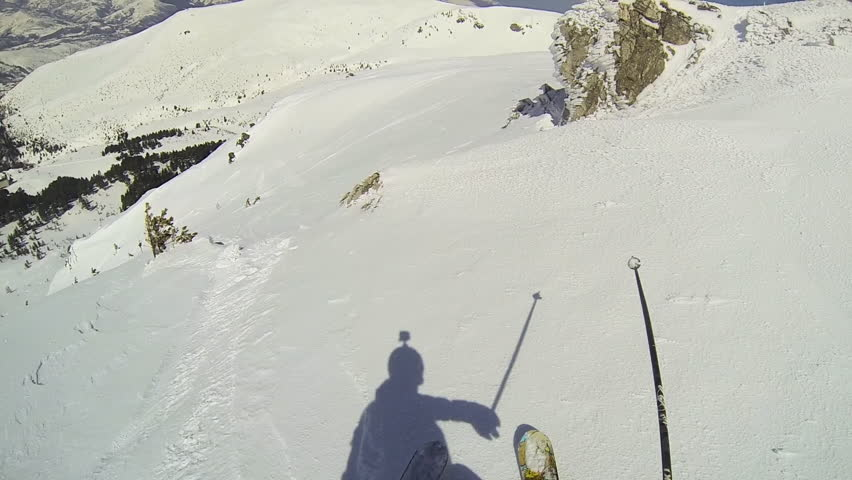
#> input picture test1.jpg, 852 x 480 px
$ python shadow-removal.py   (older library calls are emulated)
#> lines starting #> are read from the running program, lines starting #| are printed output that depends on the picture
import cv2
import numpy as np

img = cv2.imread("test1.jpg")
#> img is the input picture: shape (480, 852, 3); mean B, G, R 183.5, 191.2, 188.9

def shadow_remove(img):
    rgb_planes = cv2.split(img)
    result_norm_planes = []
    for plane in rgb_planes:
        dilated_img = cv2.dilate(plane, np.ones((7, 7), np.uint8))
        bg_img = cv2.medianBlur(dilated_img, 21)
        diff_img = 255 - cv2.absdiff(plane, bg_img)
        norm_img = cv2.normalize(diff_img, None, alpha=0, beta=255, norm_type=cv2.NORM_MINMAX, dtype=cv2.CV_8UC1)
        result_norm_planes.append(norm_img)
#> this loop made 3 passes
#> pass 1, in shadow_remove, `dilated_img = cv2.dilate(plane, np.ones((7, 7), np.uint8))`:
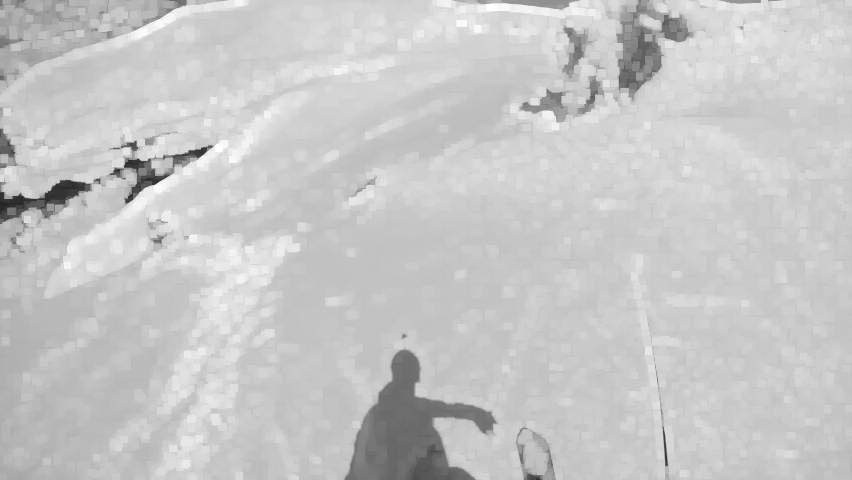
#> dilated_img: shape (480, 852); min 35, max 255, mean 199.2
#> pass 1, in shadow_remove, `bg_img = cv2.medianBlur(dilated_img, 21)`:
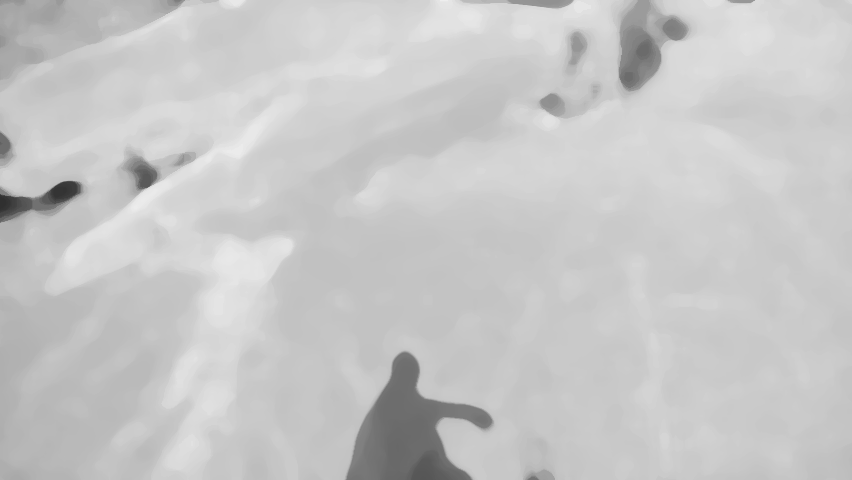
#> bg_img: shape (480, 852); min 48, max 238, mean 199.3
#> pass 1, in shadow_remove, `diff_img = 255 - cv2.absdiff(plane, bg_img)`:
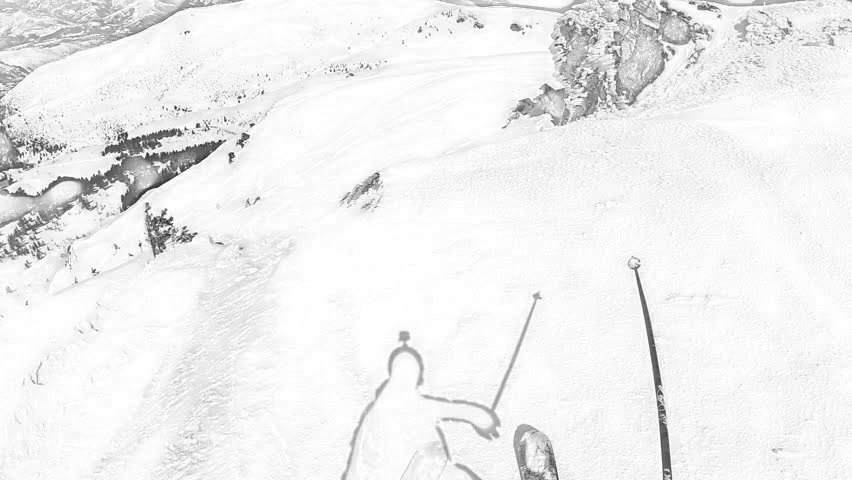
#> diff_img: shape (480, 852); min 32, max 255, mean 239
#> after the loop:
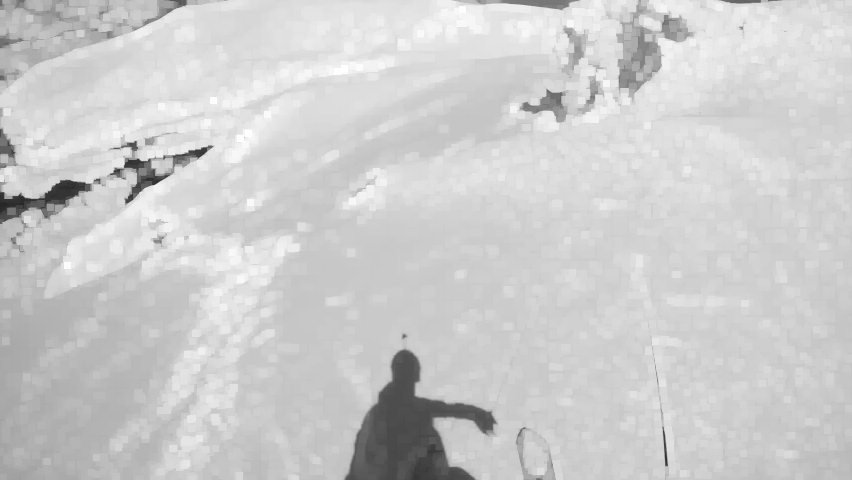
#> dilated_img: shape (480, 852); min 37, max 255, mean 204.6
#> after the loop, result_norm_planes = 3 items
    shadowremov = cv2.merge(result_norm_planes)
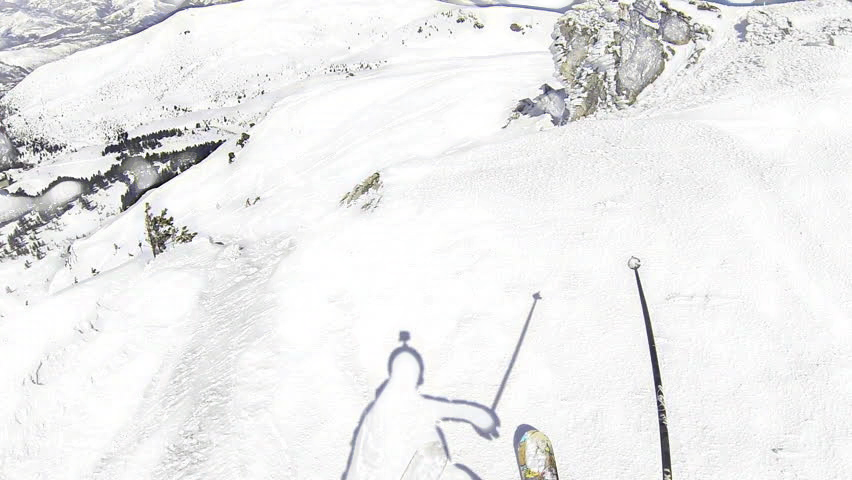
#> shadowremov: shape (480, 852, 3); mean of channels 0, 1, 2 236.7, 236.7, 236.6; drawn as B, G, R
    return shadowremov  # Shadow removal
shad = shadow_remove(img)
cv2.imwrite('after_shadow_remove1.jpg', shad)

$ run again, with test2.jpg copied over test1.jpg
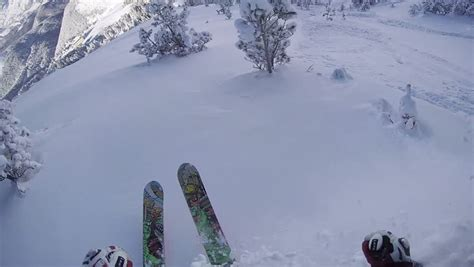
#> input picture test2.jpg, 474 x 267 px
#> img is the input picture: shape (267, 474, 3); mean B, G, R 174.9, 148.4, 140.4
#> the loop in shadow_remove, `for plane in rgb_planes:` made 3 passes
#> pass 1, in shadow_remove, `norm_img = cv2.normalize(diff_img, None, alpha=0, beta=255, norm_type=..`:
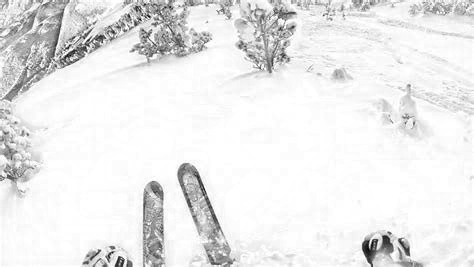
#> norm_img: shape (267, 474); min 0, max 255, mean 234.3
#> after the loop in shadow_remove, `for plane in rgb_planes:`:
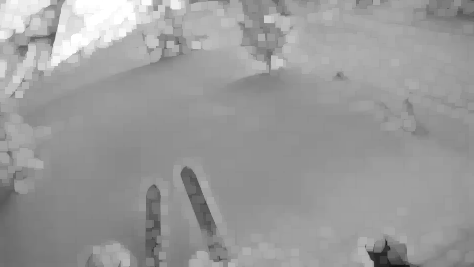
#> dilated_img: shape (267, 474); min 18, max 255, mean 154.3
#> after the loop in shadow_remove, `for plane in rgb_planes:`: result_norm_planes = 3 items

$ run again, with test.jpg copied over test1.jpg
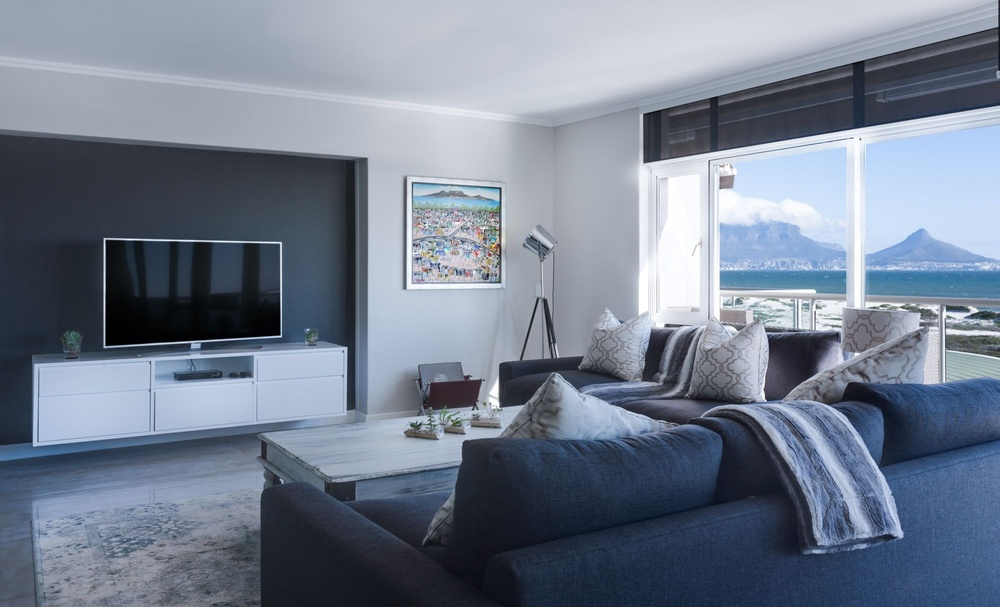
#> input picture test.jpg, 1000 x 607 px, shrunk from 2000 x 1214 before the run
#> img is the input picture: shape (607, 1000, 3); mean B, G, R 143.4, 127, 116.6
#> the loop in shadow_remove, `for plane in rgb_planes:` made 3 passes
#> after the loop in shadow_remove, `for plane in rgb_planes:`:
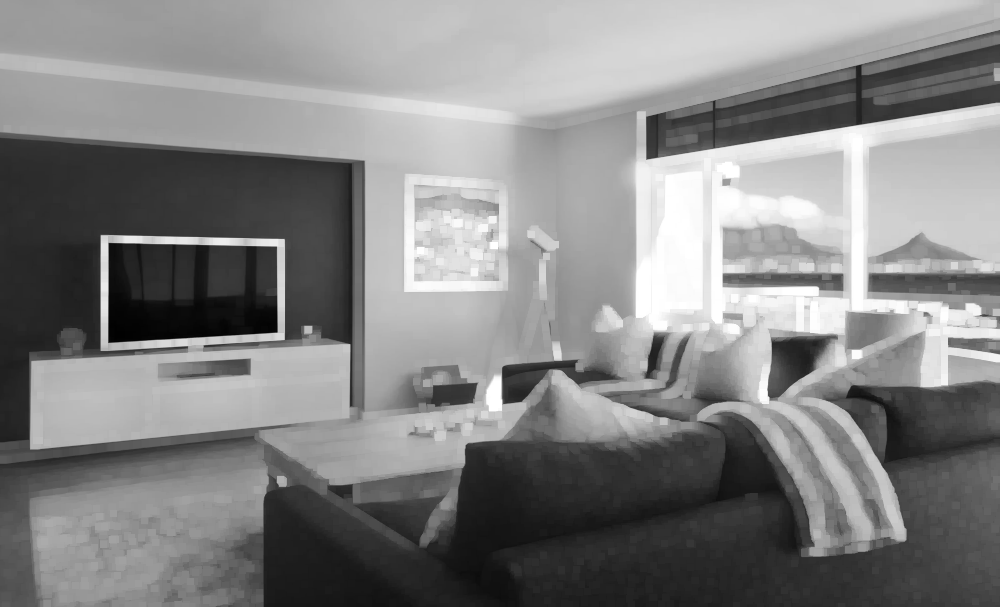
#> dilated_img: shape (607, 1000); min 1, max 255, mean 132.3
#> after the loop in shadow_remove, `for plane in rgb_planes:`: result_norm_planes = 3 items
#> in shadow_remove, `shadowremov = cv2.merge(result_norm_planes)`:
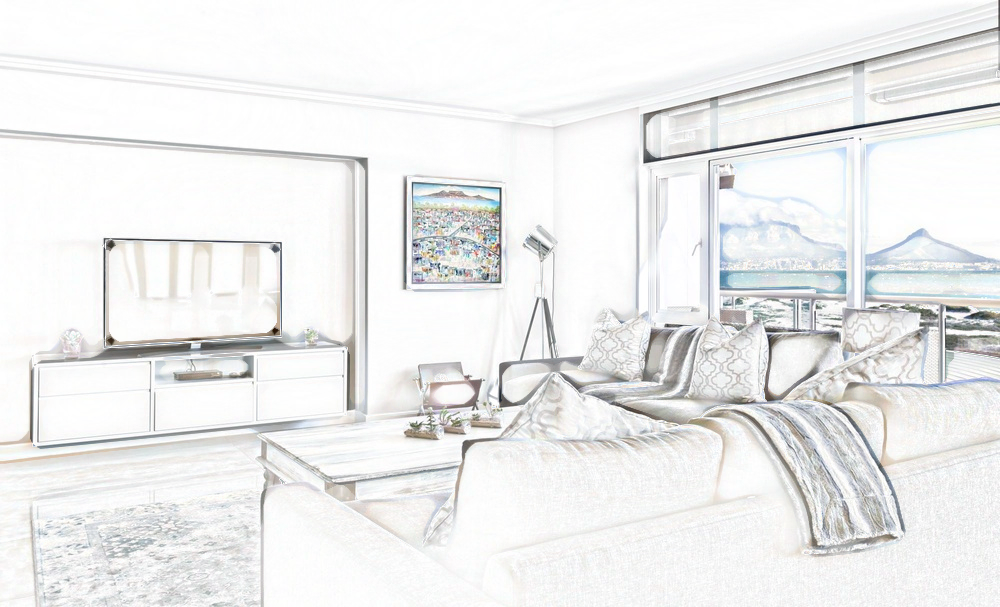
#> shadowremov: shape (607, 1000, 3); mean of channels 0, 1, 2 237.2, 237.5, 237.1; drawn as B, G, R
